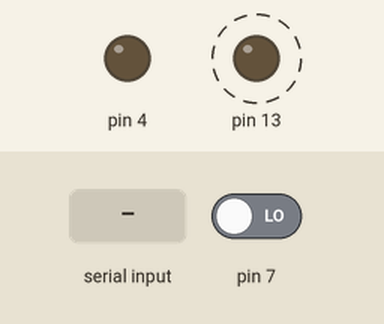
Recording of a program running on a simulated Arduino Nano, built with avr-gcc and run on an emulated ATmega328P. Shown: output pins drawn as LEDs (lit = HIGH). Dashed ring = blinking. Inputs (shaded band) come from the test bench; at power-on: pin 7 LOW. What the program prints to the serial monitor is not drawn.

Above: at 1.2 s.
1.3 s: "30 150\n" received over Serial
Timing chart, 0 to 10.3 s (numbered marks = the images above; inputs shaded):
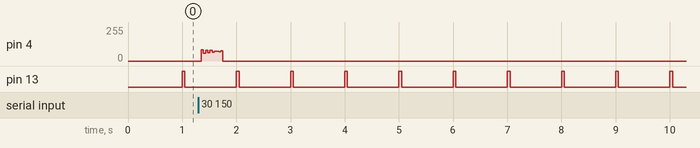

The program:

main.cpp
```cpp
#include <Arduino.h>
#include <kk.h>
#include <SoftwareSerial.h>

//SoftwareSerial SUART(2,3);
HardwareSerial &SUART = Serial;

#define OFF "OFF"
#define ON "ON"
#define DIM "DIM"

void setup()
{
  SUART.begin(9600);

  kk_init();
}

char *parse(char **s)
{
  char *p = *s;
  char *q;
  while (*p == ' ')
    p++;
  q = p;
  while ((*p != ' ') && (*p != 0))
    p++;
  if (*p == ' ')
    *p++ = 0;
  *s = p;
  return q;
}

void loop()
{
  unsigned long address;
  unsigned char unit, dimlevel, onoff;
  static char inbuf[20];
  static unsigned char i = 0;
  char *p, *s, c;
  if (kk_available())
  {
    kk_receive(&address, &unit, &onoff, &dimlevel);
    SUART.print("{ \"A\": \"");
    SUART.print(address);
    SUART.print("\", \"U\": ");
    SUART.print(unit);
    SUART.print(", \"C\": \"");
    SUART.print((onoff == 0) ? OFF : (onoff == 1) ? ON
                                                    : DIM);
    SUART.print("\", \"D\": \"");
    SUART.print(dimlevel);
    SUART.println("\"}");
  }
  if (SUART.available())
  {
    c = SUART.read();
    if (c == '\n' || c == '\r')
    {
      inbuf[i++] = 0;
      i = 0;
      //SUART.println(inbuf);
      p = inbuf;
      if (strlen(p) > 5)
      {
        s = parse(&p);
        address = atol(s);
        s = parse(&p);
        unit = atoi(s);
        s = parse(&p);
        onoff = 0;
        if (strcmp(s, OFF) == 0)
          onoff = 0;
        else if (strcmp(s, ON) == 0)
          onoff = 1;
        else if (strcmp(s, DIM) == 0)
          onoff = 2;
        if (onoff == 2)
        {
          s = parse(&p);
          dimlevel = atoi(s);
        }
        else
          dimlevel = 0;
        SUART.print("{ \"A\": \"");
        SUART.print(address);
        SUART.print("\", \"U\": ");
        SUART.print(unit);
        SUART.print(", \"C\": \"");
        SUART.print((onoff == 0) ? OFF : (onoff == 1) ? ON
                                                        : DIM);
        SUART.print("\", \"D\": \"");
        SUART.print(dimlevel);
        SUART.println("\"}");
        kk_send(address, unit, onoff, dimlevel);
      }
    }
    if ((i < 19) && (c != 13))
    {
      inbuf[i++] = c;
    }
  }
}
```

Measured:
- by itself, pin 13: alternates HIGH for 0.05 s and LOW for 0.95 s
